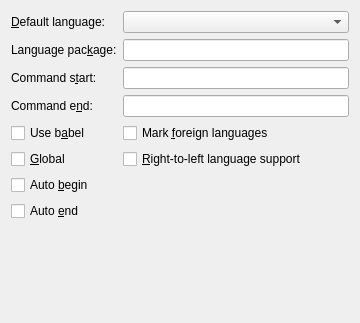
<ui version="4.0" >
 <author></author>
 <comment></comment>
 <exportmacro></exportmacro>
 <class>QPrefLanguageUi</class>
 <widget class="QWidget" name="QPrefLanguageUi" >
  <property name="geometry" >
   <rect>
    <x>0</x>
    <y>0</y>
    <width>360</width>
    <height>323</height>
   </rect>
  </property>
  <property name="windowTitle" >
   <string/>
  </property>
  <layout class="QGridLayout" >
   <property name="margin" >
    <number>11</number>
   </property>
   <property name="spacing" >
    <number>6</number>
   </property>
   <item row="2" column="0" >
    <widget class="QLabel" name="startCommandLA" >
     <property name="text" >
      <string>Command s&amp;tart:</string>
     </property>
     <property name="buddy" >
      <cstring>startCommandED</cstring>
     </property>
    </widget>
   </item>
   <item row="3" column="1" >
    <widget class="QLineEdit" name="endCommandED" />
   </item>
   <item row="2" column="1" >
    <widget class="QLineEdit" name="startCommandED" />
   </item>
   <item row="1" column="1" >
    <widget class="QLineEdit" name="languagePackageED" />
   </item>
   <item row="0" column="1" >
    <widget class="QComboBox" name="defaultLanguageCO" />
   </item>
   <item row="0" column="0" >
    <widget class="QLabel" name="defaultLanguageLA" >
     <property name="text" >
      <string>&amp;Default language:</string>
     </property>
     <property name="buddy" >
      <cstring>defaultLanguageCO</cstring>
     </property>
    </widget>
   </item>
   <item row="3" column="0" >
    <widget class="QLabel" name="endCommandLA" >
     <property name="text" >
      <string>Command e&amp;nd:</string>
     </property>
     <property name="buddy" >
      <cstring>endCommandED</cstring>
     </property>
    </widget>
   </item>
   <item row="1" column="0" >
    <widget class="QLabel" name="languagePackageLA" >
     <property name="text" >
      <string>Language pac&amp;kage:</string>
     </property>
     <property name="buddy" >
      <cstring>languagePackageED</cstring>
     </property>
    </widget>
   </item>
   <item row="6" column="0" >
    <widget class="QCheckBox" name="autoBeginCB" >
     <property name="text" >
      <string>Auto &amp;begin</string>
     </property>
    </widget>
   </item>
   <item row="4" column="0" >
    <widget class="QCheckBox" name="useBabelCB" >
     <property name="text" >
      <string>Use b&amp;abel</string>
     </property>
    </widget>
   </item>
   <item rowspan="2" row="6" column="1" >
    <spacer>
     <property name="orientation" >
      <enum>Qt::Horizontal</enum>
     </property>
     <property name="sizeType" >
      <enum>QSizePolicy::Expanding</enum>
     </property>
     <property name="sizeHint" >
      <size>
       <width>20</width>
       <height>20</height>
      </size>
     </property>
    </spacer>
   </item>
   <item row="5" column="0" >
    <widget class="QCheckBox" name="globalCB" >
     <property name="text" >
      <string>&amp;Global</string>
     </property>
    </widget>
   </item>
   <item row="5" column="1" >
    <widget class="QCheckBox" name="rtlCB" >
     <property name="text" >
      <string>&amp;Right-to-left language support</string>
     </property>
    </widget>
   </item>
   <item row="7" column="0" >
    <widget class="QCheckBox" name="autoEndCB" >
     <property name="text" >
      <string>Auto &amp;end</string>
     </property>
    </widget>
   </item>
   <item row="4" column="1" >
    <widget class="QCheckBox" name="markForeignCB" >
     <property name="text" >
      <string>Mark &amp;foreign languages</string>
     </property>
    </widget>
   </item>
   <item row="8" column="0" >
    <spacer>
     <property name="orientation" >
      <enum>Qt::Vertical</enum>
     </property>
     <property name="sizeType" >
      <enum>QSizePolicy::Expanding</enum>
     </property>
     <property name="sizeHint" >
      <size>
       <width>20</width>
       <height>20</height>
      </size>
     </property>
    </spacer>
   </item>
   <item row="8" column="1" >
    <spacer>
     <property name="orientation" >
      <enum>Qt::Vertical</enum>
     </property>
     <property name="sizeType" >
      <enum>QSizePolicy::Expanding</enum>
     </property>
     <property name="sizeHint" >
      <size>
       <width>20</width>
       <height>20</height>
      </size>
     </property>
    </spacer>
   </item>
  </layout>
 </widget>
 <pixmapfunction>qPixmapFromMimeSource</pixmapfunction>
 <tabstops>
  <tabstop>defaultLanguageCO</tabstop>
  <tabstop>languagePackageED</tabstop>
  <tabstop>startCommandED</tabstop>
  <tabstop>endCommandED</tabstop>
  <tabstop>useBabelCB</tabstop>
  <tabstop>globalCB</tabstop>
  <tabstop>autoBeginCB</tabstop>
  <tabstop>autoEndCB</tabstop>
  <tabstop>markForeignCB</tabstop>
  <tabstop>rtlCB</tabstop>
 </tabstops>
 <resources/>
 <connections/>
</ui>
